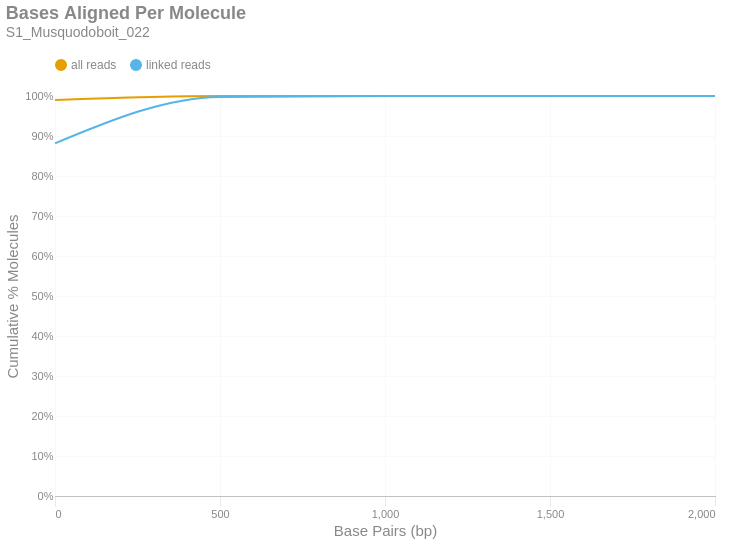

Source (notebook cell):
### Markdown cell above
### Bases Aligned Per Molecule
This is a cumulative frequency distribution showing the number of base pairs aligned per unique molecule. These data are shown in 500 bp bins. There are two distributions: one with `all reads` (yellow) and another with only `linked reads` (blue). The percent of molecules in the `linked reads` distribution is relative to the total number of linked molecules.

### Code cell
if SKIPLR:
    print_html(f"Skipped")
else:
    binned_df = consolidated_hist(valids['aligned_bp'], mask, 500, True)
    with SafeRender(binned_df):
        (
            density_plot(binned_df, 'Bases Aligned Per Molecule', samplename, 'basesper')
            .encode(
                x=alt.X('bin:Q', title="Base Pairs (bp)").axis(tickMinStep=500).scale(padding=0),
                y=alt.Y('value:Q', title='Cumulative % Molecules')
                    .axis(format='%')
                    .scale(domain = [0,1])
                    .stack(False),
                color=alt.Color("key:N").scale(domain = ["all reads", "linked reads"]),
                tooltip = [
                    alt.Tooltip("key:N", title = "Data Type"),
                    alt.Tooltip("range_label:N", title="Bases Aligned Per Molecule"),
                    alt.Tooltip("value:Q", format = ".2%", title="% Molecules (Cum.)")
                ]
            )
        ).display()

### Figure 1 — Vega-Lite specification as saved in the notebook (floating-point values rounded to 4 significant figures)
{"width": "container", "height": 400, "config": {"title": {"anchor": "start", "dy": -15, "fontSize": 18, "color": "#888888", "subtitleColor": "#888888", "subtitleFontSize": 14}, "arc": {"fill": "#0072B2"}, "axis": {"domainColor": "#888888", "domainWidth": 0.5, "gridWidth": 0.2, "grid": false, "titleFontWeight": 400, "titleFontSize": 15, "labelFontSize": 11, "labelColor": "#888888", "tickColor": "#888888", "tickWidth": 0.2, "titleColor": "#888888"}, "axisBand": {"grid": false}, "axisX": {"grid": true, "tickSize": 10, "domainCap": "round"}, "axisY": {"domain": false, "grid": true, "tickSize": 0, "domainCap": "round"}, "background": "transparent", "header": {"labelFontSize": 15, "labelColor": "#888888", "titleFontSize": 15, "titleFontWeight": 600, "titleColor": "#888888"}, "legend": {"labelFont": "sans-serif", "labelFontSize": 12, "labelColor": "#888888", "symbolSize": 100, "symbolType": "circle", "titleFontSize": 12, "titlePadding": 10, "titleColor": "#888888", "title": null, "orient": "top"}, "range": {"category": ["#E69F00", "#56B4E9", "#009E73", "#F0E442", "#0072B2", "#D55E00", "#CC79A7", "#000000"], "diverging": ["#cfe8f3", "#a2d4ec", "#73bfe2", "#46abdb", "#1696d2", "#12719e"]}, "area": {"fill": "#0072B2", "fillOpacity": 0.7, "line": true, "strokeOpacity": 0.7}, "line": {"color": "#0072B2", "stroke": "#0072B2", "strokeWidth": 2}, "trail": {"color": "#0072B2", "stroke": "#0072B2", "strokeWidth": 0, "size": 1}, "point": {"filled": true, "fillOpacity": 1.0, "size": 95}, "text": {"color": "#888888", "fontSize": 11, "align": "right", "fontWeight": 400, "size": 11}, "bar": {"fill": "#0072B2", "stroke": null}, "view": {"stroke": null, "continuousWidth": 660, "continuousHeight": 400}}, "data": {"name": "data-2758fa30a2975bf7550bd49ca5950e56"}, "mark": {"type": "line", "interpolate": "monotone", "point": {"opacity": 0, "size": 275}}, "encoding": {"color": {"field": "key", "scale": {"domain": ["all reads", "linked reads"]}, "type": "nominal"}, "tooltip": [{"field": "key", "title": "Data Type", "type": "nominal"}, {"field": "range_label", "title": "Bases Aligned Per Molecule", "type": "nominal"}, {"field": "value", "format": ".2%", "title": "% Molecules (Cum.)", "type": "quantitative"}], "x": {"axis": {"tickMinStep": 500}, "field": "bin", "scale": {"padding": 0}, "title": "Base Pairs (bp)", "type": "quantitative"}, "y": {"axis": {"format": "%"}, "field": "value", "scale": {"domain": [0, 1]}, "stack": false, "title": "Cumulative % Molecules", "type": "quantitative"}}, "params": [{"name": "param_c36ac31b6afebe62", "select": {"type": "point", "fields": ["key"]}, "bind": "legend"}], "title": {"text": "Bases Aligned Per Molecule", "subtitle": "S1_Musquodoboit_022"}, "transform": [{"fold": ["all reads (cumsum)", "linked reads (cumsum)"]}, {"calculate": "replace(datum.key, ' (cumsum)', '')", "as": "key"}, {"filter": {"param": "param_c36ac31b6afebe62"}}], "usermeta": {"embedOptions": {"downloadFileName": "S1_Musquodoboit_022.basesper"}}, "$schema": "https://vega.github.io/schema/vega-lite/v6.1.0.json", "datasets": {"data-2758fa30a2975bf7550bd49ca5950e56": [{"bin": "0.0", "interval": "0.0-500.0", "all reads": 0.9897, "linked reads": 0.8816, "all reads (cumsum)": 0.9897, "linked reads (cumsum)": 0.8816, "range_label": "0-499"}, {"bin": "500.0", "interval": "500.0-1000.0", "all reads": 0.01002, "linked reads": 0.116, "all reads (cumsum)": 0.9998, "linked reads (cumsum)": 0.9976, "range_label": "500-999"}, {"bin": "1000.0", "interval": "1000.0-1500.0", "all reads": 0.0002377, "linked reads": 0.002356, "all reads (cumsum)": 1.0, "linked reads (cumsum)": 0.9999, "range_label": "1000-1499"}, {"bin": "1500.0", "interval": "1500.0-2000.0", "all reads": 5.427e-06, "linked reads": 5.447e-05, "all reads (cumsum)": 1.0, "linked reads (cumsum)": 1.0, "range_label": "1500-1999"}, {"bin": "2000.0", "interval": "2000.0-2500.0", "all reads": 7.235e-07, "linked reads": 9.078e-06, "all reads (cumsum)": 1.0, "linked reads (cumsum)": 1.0, "range_label": "2000-2499"}]}}
